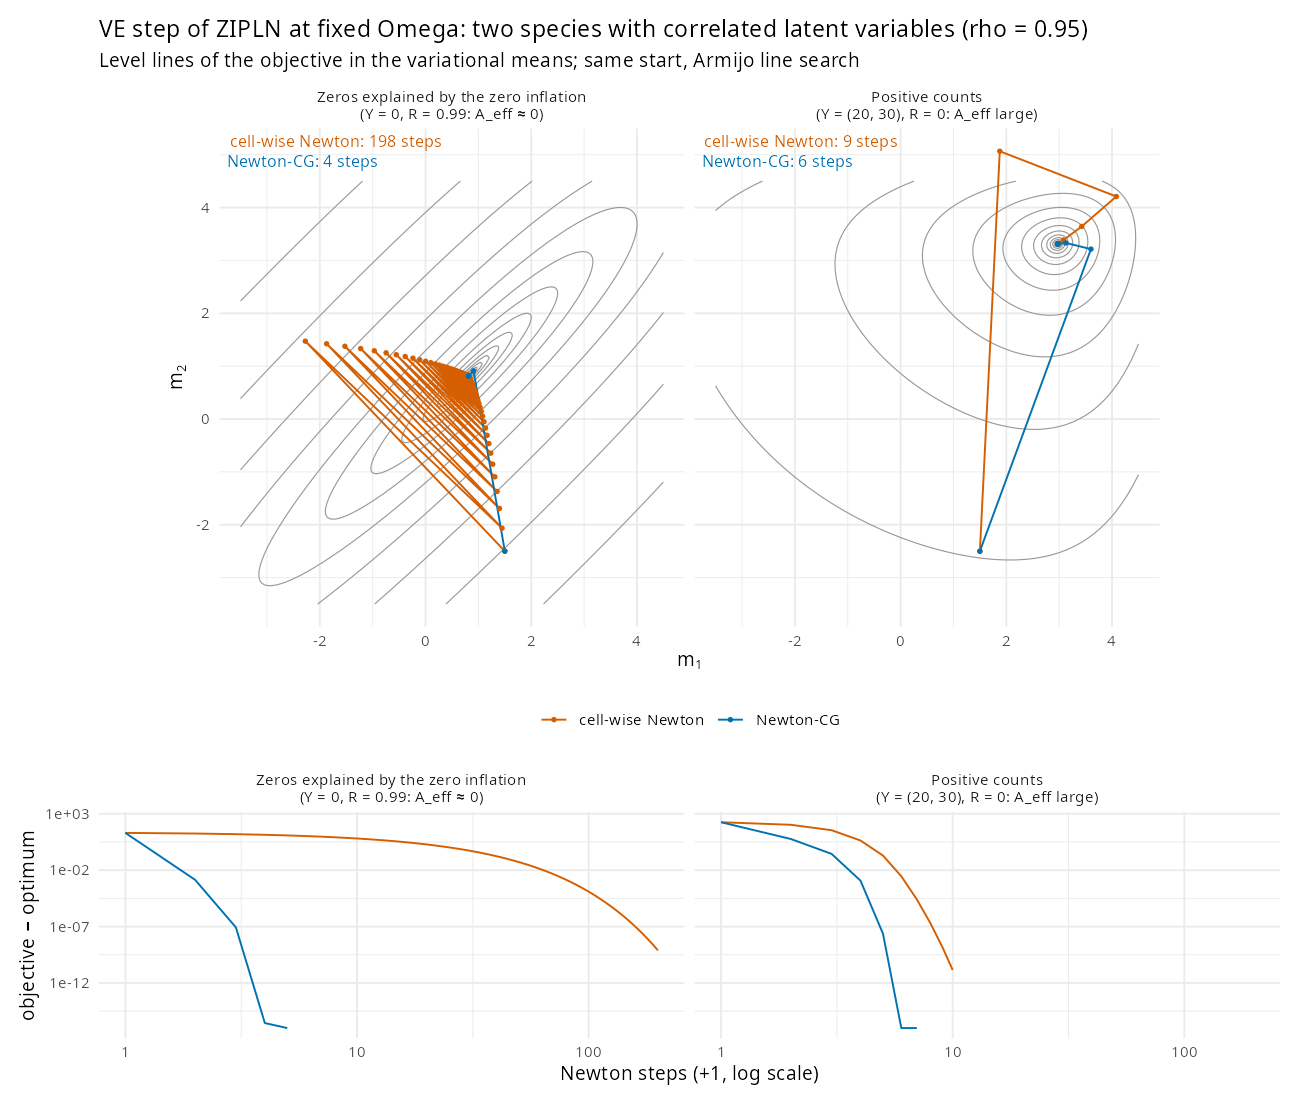

The script that saved this image:
## Rscript toy_ve_cg.R [out.png]  (figure toy_ve_cg.png in this directory)
## Toy illustration: why the cell-wise Newton VE step of ZIPLN is slow on zeros, and
## why a Newton step by preconditioned conjugate gradients fixes it.
##
## One observation, two species with strongly correlated latent variables. The VE
## objective in the variational means m = (m1, m2) (variances and R held fixed) is
##   f(m) = sum_j A_eff_j(m_j) - Y_j m_j + 1/2 (m - mu)' Omega (m - mu),
##   A_eff_j = (1 - R_j) exp(o_j + m_j + s2_j / 2),
## with Hessian diag(A_eff) + Omega. The cell-wise step uses only the diagonal of the
## Hessian, A_eff_j + Omega_jj: fine when A_eff dominates (large counts), but when the
## zeros are explained by the zero inflation, A_eff ~ 0 and the Hessian is Omega
## itself, whose off-diagonal coupling the cell-wise step ignores.
library(ggplot2); library(patchwork)

sigma2 <- 4; rho <- 0.95
Sigma  <- sigma2 * matrix(c(1, rho, rho, 1), 2)
Omega  <- solve(Sigma)
mu     <- c(1, 1); s2 <- c(0.1, 0.1)

make_case <- function(Y, R) {
  aeff <- function(m) (1 - R) * exp(m + s2 / 2)
  list(Y = Y,
       f    = function(m) sum(aeff(m) - Y * m) + 0.5 * drop(t(m - mu) %*% Omega %*% (m - mu)),
       grad = function(m) aeff(m) - Y + drop(Omega %*% (m - mu)),
       hess = function(m) diag(aeff(m), 2) + Omega)
}

## Newton-type descent with the Armijo backtracking of the package (c1 = 1e-4, halving)
descent <- function(cs, m0, direction, maxit = 2000, tol = 1e-10) {
  m <- m0; path <- matrix(m0, 1)
  for (it in seq_len(maxit)) {
    g <- cs$grad(m); d <- direction(m, g)
    f0 <- cs$f(m); alpha <- 1
    while (cs$f(m - alpha * d) > f0 - 1e-4 * alpha * sum(g * d) && alpha > 1e-10) alpha <- alpha / 2
    m <- m - alpha * d; path <- rbind(path, m)
    if (abs(f0 - cs$f(m)) < tol * (1 + abs(f0))) break
  }
  path
}
## cell-wise step: diagonal of the Hessian only (Jacobi-like)
cellwise <- function(cs) function(m, g) g / diag(cs$hess(m))
## truncated Newton step: at most cg_max PCG iterations on H d = g, preconditioned by the diagonal
newton_cg <- function(cs, cg_max = 5, cg_tol = 0.1) function(m, g) {
  H <- cs$hess(m); P <- 1 / diag(H)
  d <- 0 * g; r <- g; z <- P * r; p <- z; rz <- sum(r * z)
  for (k in seq_len(cg_max)) {
    Hp <- drop(H %*% p); a <- rz / sum(p * Hp)
    d <- d + a * p; r <- r - a * Hp
    if (sqrt(sum(r^2)) < cg_tol^2 * sqrt(sum(g^2))) break
    z <- P * r; rz_new <- sum(r * z); p <- z + rz_new / rz * p; rz <- rz_new
  }
  d
}

cases <- list(
  "Zeros explained by the zero inflation\n(Y = 0, R = 0.99: A_eff ≈ 0)" = make_case(Y = c(0, 0),   R = c(0.99, 0.99)),
  "Positive counts\n(Y = (20, 30), R = 0: A_eff large)"                = make_case(Y = c(20, 30), R = c(0, 0)))
m0 <- c(1.5, -2.5)

paths <- list(); contours <- list(); curves <- list()
for (cn in names(cases)) {
  cs <- cases[[cn]]
  ## optimum by full Newton steps
  m_star <- descent(cs, m0, function(m, g) solve(cs$hess(m), g), tol = 1e-15); f_star <- cs$f(m_star[nrow(m_star), ])
  for (meth in c("cell-wise Newton", "Newton-CG")) {
    P <- descent(cs, m0, if (meth == "cell-wise Newton") cellwise(cs) else newton_cg(cs))
    paths[[length(paths) + 1]] <- data.frame(case = cn, method = meth, it = seq_len(nrow(P)) - 1, m1 = P[, 1], m2 = P[, 2])
    curves[[length(curves) + 1]] <- data.frame(case = cn, method = meth, it = seq_len(nrow(P)) - 1,
                                               gap = pmax(apply(P, 1, cs$f) - f_star, 1e-16))
  }
  lim <- c(-3.5, 4.5)
  g <- expand.grid(m1 = seq(lim[1], lim[2], length.out = 200), m2 = seq(lim[1], lim[2], length.out = 200))
  g$z <- log10(apply(g, 1, cs$f) - f_star + 1e-3)
  contours[[cn]] <- data.frame(case = cn, g)
}
paths <- do.call(rbind, paths); curves <- do.call(rbind, curves); contours <- do.call(rbind, contours)
for (v in c("paths", "curves", "contours")) assign(v, transform(get(v), case = factor(case, levels = names(cases))))
n_it <- aggregate(it ~ case + method, paths, max)
cols <- c("cell-wise Newton" = "#D55E00", "Newton-CG" = "#0072B2")

p1 <- ggplot(contours, aes(m1, m2)) +
  geom_contour(aes(z = z), bins = 18, colour = "grey60", linewidth = 0.3) +
  geom_path(data = paths, aes(colour = method, group = method), linewidth = 0.5) +
  geom_point(data = paths, aes(colour = method), size = 0.8) +
  geom_text(data = transform(n_it, m1 = -Inf, m2 = Inf, lab = paste0(method, ": ", it, " steps")),
            aes(label = lab, colour = method), hjust = -0.05, vjust = ifelse(n_it$method == "Newton-CG", 3.2, 1.5),
            size = 3.2, show.legend = FALSE) +
  facet_wrap(~ case) + coord_equal() +
  scale_colour_manual(values = cols, name = NULL) +
  labs(x = expression(m[1]), y = expression(m[2]),
       title = "VE step of ZIPLN at fixed Omega: two species with correlated latent variables (rho = 0.95)",
       subtitle = "Level lines of the objective in the variational means; same start, Armijo line search") +
  theme_minimal(base_size = 11) + theme(legend.position = "bottom")
p2 <- ggplot(curves, aes(it + 1, gap, colour = method)) + geom_line() +
  facet_wrap(~ case) + scale_x_log10() + scale_y_log10() +
  scale_colour_manual(values = cols, name = NULL) +
  labs(x = "Newton steps (+1, log scale)", y = "objective − optimum") +
  theme_minimal(base_size = 11) + theme(legend.position = "none")
out <- if (length(commandArgs(TRUE))) commandArgs(TRUE)[1] else "toy_ve_cg.png"  # run from this directory
ggsave(out, p1 / p2 + plot_layout(heights = c(2.2, 1)), width = 10, height = 8.5, dpi = 130, bg = "white")
print(n_it)
